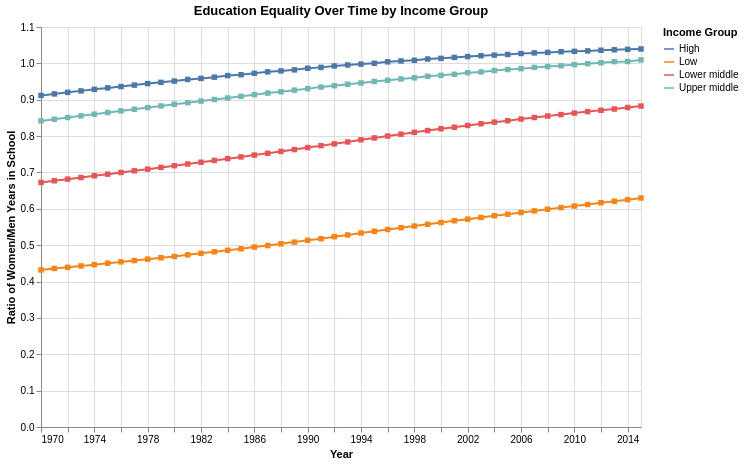

The notebook cell this image was saved under:
### Markdown cell above
<div class="alert alert-info" style="color:black">

### Question 3
rubric={accuracy:2,quality:1,viz:2}

<h4>
Python
</h4>
<ol type="1">
<li>Compute a new column in your dataframe that represents the ratio between the number of years in school for women and men (calculate it so that the value 1 means as many years for both, and 0.5 means half as many for women compared to men).</li>
<li>Filter the dataframe to only contain value from 1970 - 2015, since those are the years where the education data has been recorded. Again you can either create a new variable or perform the filtering as you pass the data to the plotting function.</li>
<li>Create a line plot showing how the ratio of women’s of men’s years in school has changed over time. Group the data by income group and plot the mean for each group.</li>
<li>Use layering to add a square mark for every data point in your line plot (so one per yearly mean in each group).</li>
</ol>

</div>

### Code cell
df['edu_ratio'] = df['years_in_school_women'] / df['years_in_school_men']
edu_df = df[(df['year'] >= '1970-01-01') & (df['year'] <= '2015-01-01')]

line = alt.Chart(edu_df).mark_line().encode(
    x=alt.X('year:T', title='Year'),
    y=alt.Y('mean(edu_ratio):Q', title='Ratio of Women/Men Years in School'),
    color=alt.Color('income_group:N', title='Income Group')
)

points = line.mark_point(shape='square', filled=True)

chart_3 = (line + points).properties(
    width=600,
    height=400,
    title="Education Equality Over Time by Income Group"
)

chart_3

### Figure 1 — Vega specification as saved in the notebook (floating-point values rounded to 4 significant figures; data arrays with more than 128 entries replaced by an {"elided": "..."} marker saying what was removed)
{"$schema": "https://vega.github.io/schema/vega/v6.json", "data": [{"name": "source_0", "values": {"elided": "184 records"}, "transform": [{"type": "formula", "expr": "toDate(datum['year'])", "as": "year"}]}, {"name": "data_0", "values": {"elided": "184 records"}, "transform": [{"type": "formula", "expr": "toDate(datum['year'])", "as": "year"}]}, {"name": "source_0_color_domain_income_group_0", "values": [{"income_group": "Low"}, {"income_group": "Upper middle"}, {"income_group": "Lower middle"}, {"income_group": "High"}]}, {"name": "data_0_color_domain_income_group_1", "values": [{"income_group": "Low"}, {"income_group": "Upper middle"}, {"income_group": "Lower middle"}, {"income_group": "High"}]}], "marks": [{"type": "group", "name": "layer_0_pathgroup", "from": {"facet": {"data": "source_0", "name": "faceted_path_layer_0_main", "groupby": ["income_group"]}}, "encode": {"update": {"height": {"field": {"signal": null, "datum": null, "group": "height", "parent": null}}, "width": {"field": {"signal": null, "datum": null, "group": "width", "parent": null}}}}, "marks": [{"type": "line", "name": "layer_0_marks", "from": {"data": "faceted_path_layer_0_main"}, "sort": {"field": "x"}, "encode": {"update": {"defined": {"signal": "isValid(datum[\"year\"]) && isFinite(+datum[\"year\"]) && isValid(datum[\"mean_edu_ratio\"]) && isFinite(+datum[\"mean_edu_ratio\"])"}, "stroke": {"field": "income_group", "scale": "color"}, "x": {"field": "year", "scale": "x"}, "y": {"field": "mean_edu_ratio", "scale": "y"}}}, "style": ["line"]}]}, {"type": "symbol", "name": "layer_1_marks", "from": {"data": "data_0"}, "encode": {"update": {"shape": {"value": "square"}, "fill": {"field": "income_group", "scale": "color"}, "y": {"field": "mean_edu_ratio", "scale": "y"}, "x": {"field": "year", "scale": "x"}}}, "style": ["point"]}], "scales": [{"name": "x", "type": "time", "domain": {"fields": [{"data": "source_0", "field": "year"}, {"data": "data_0", "field": "year"}]}, "range": [0, {"signal": "width"}]}, {"name": "y", "type": "linear", "domain": {"fields": [{"data": "source_0", "field": "mean_edu_ratio"}, {"data": "data_0", "field": "mean_edu_ratio"}]}, "range": [{"signal": "height"}, 0], "nice": true, "zero": true}, {"name": "color", "type": "ordinal", "domain": {"fields": [{"data": "source_0_color_domain_income_group_0", "field": "income_group"}, {"data": "data_0_color_domain_income_group_1", "field": "income_group"}], "sort": true}, "range": "category"}], "axes": [{"scale": "x", "gridScale": "y", "aria": false, "maxExtent": 0, "orient": "bottom", "zindex": 0, "domain": false, "tickCount": {"signal": "ceil(width/40)"}, "minExtent": 0, "grid": true, "labels": false, "ticks": false}, {"scale": "y", "aria": false, "ticks": false, "zindex": 0, "gridScale": "x", "domain": false, "grid": true, "orient": "left", "labels": false, "tickCount": {"signal": "ceil(height/40)"}, "maxExtent": 0, "minExtent": 0}, {"scale": "x", "labelFlush": true, "title": "Year", "grid": false, "orient": "bottom", "labelOverlap": true, "tickCount": {"signal": "ceil(width/40)"}, "zindex": 0}, {"scale": "y", "labelOverlap": true, "grid": false, "zindex": 0, "tickCount": {"signal": "ceil(height/40)"}, "orient": "left", "title": "Ratio of Women/Men Years in School"}], "title": {"text": "Education Equality Over Time by Income Group", "frame": "group"}, "style": "cell", "padding": 5, "width": 600, "height": 400, "legends": [{"title": "Income Group", "stroke": "color", "symbolType": "stroke", "fill": "color"}], "background": "white"}
